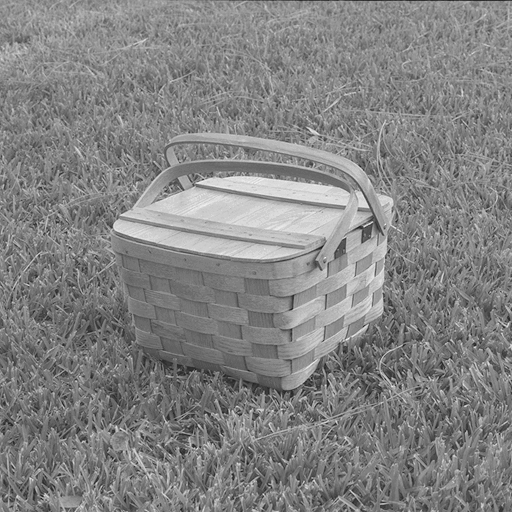
%> input picture images/basket.pgm, 512 x 512 px
$ octave --eval "result = preprocessingOnly(imread('images/basket.pgm'));"   (GNU Octave 9; MATLAB toolbox functions it lacks are replaced by stand-ins)
%> lines starting %> are read from the running program, lines starting %| are printed output that depends on the picture
### gaborFilter.m

function gaborFilter = gaborFilter(orr, phase)
        %TO CHANGE setup gabor settings
%sigma1 = 1.5;%p54 this is for coarse scale, =1.5 for fine scale
aspectratio = 1; %paper p51
bandwidth = 2.2; %sigma/lambda = 0.56 from paper p51
orientation = [pi, 1/12*pi, 2/12*pi, 3/12*pi, 4/12*pi, 5/12*pi, 6/12*pi, 7/12*pi, 8/12*pi, 9/12*pi, 10/12*pi, 11/12*pi]; %Number of Orientations used in paper = 12 from p53
wavelength = bandwidth / 0.35; %p51
phaseOffset = [0, pi/2];

            if(strcmp(phase,'even'))
                gaborFilter = gabor_fn(bandwidth, aspectratio, 0, wavelength, orientation(orr));
            elseif(strcmp(phase,'odd'))
                gaborFilter = gabor_fn(bandwidth, aspectratio, pi/2, wavelength, orientation(orr));
            else
                disp('not a valid argument');
            end
end

### gabor_fn.m
%gaborfilter from https://en.wikipedia.org/wiki/Gabor_filter
function gb=gabor_fn(sigma,gamma,psi,lambda,theta)
% [5 lines of commented-out code are left out]

sigma_x = sigma;
sigma_y = sigma/gamma;

% Bounding box
nstds = 3;
xmax = max(abs(nstds*sigma_x*cos(theta)),abs(nstds*sigma_y*sin(theta)));
xmax = 1.5 * ceil(max(1,xmax));
ymax = max(abs(nstds*sigma_x*sin(theta)),abs(nstds*sigma_y*cos(theta)));
ymax = 1.5 * ceil(max(1,ymax));
xmin = -xmax; ymin = -ymax;
[x,y] = meshgrid(xmin:xmax,ymin:ymax);

% Rotation
x_theta=x*cos(theta)+y*sin(theta);
y_theta=-x*sin(theta)+y*cos(theta);

% [6 lines of commented-out code are left out]

gb = exp(-.5*(x_theta.^2/sigma_x^2+y_theta.^2/sigma_y^2)).*cos(2*pi/lambda*x_theta + psi);
end

### preprocessingOnly.m
function Iout = preprocessingOnly(I)

% Resize the image as required for the CNN.
I = imresize(I, [32 32]);
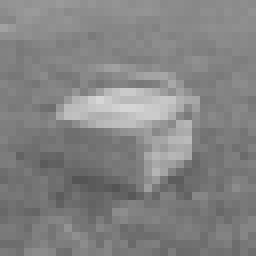
%> I: size 32x32 uint8 (shown 8 times larger); min 84, max 214, mean 131.3
asd
%> (this line was passed over: asd is not available in this run)
%initialize energymaps
actMaps = zeros(32);
actMaps(:,:,12) = zeros(32);

%TO CHANGE run gabor filtering even/odd per orientation

for orr = 1:12 %all the orientations
  outMagEven = conv2(I, gaborFilter(orr, 'even'), 'same');
  outMagOdd = conv2(I, gaborFilter(orr, 'odd'), 'same');

  energyMap = sqrt(outMagOdd.^2 + outMagEven.^2);
  disp(size(energyMap));
  actMaps(:,:,orr) = energyMap;
end
%> this loop made 12 passes
%> pass 1, in preprocessingOnly, `outMagEven = conv2(I, gaborFilter(orr, 'even'), 'same');`:
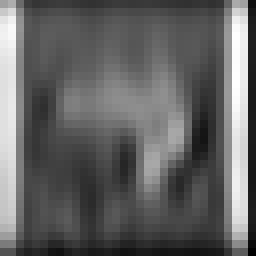
%> outMagEven: size 32x32 double (shown 8 times larger); min 85.55, max 867.7, mean 389.8; drawn with min black and max white
%> pass 1, in preprocessingOnly, `outMagOdd = conv2(I, gaborFilter(orr, 'odd'), 'same');`:
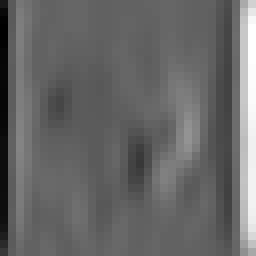
%> outMagOdd: size 32x32 double (shown 8 times larger); min -630.1, max 988.7, mean 26.8; drawn with min black and max white
%> pass 1, in preprocessingOnly, `energyMap = sqrt(outMagOdd.^2 + outMagEven.^2);`:
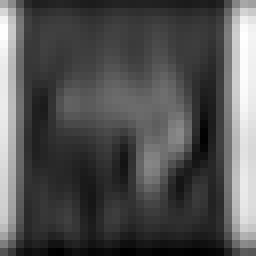
%> energyMap: size 32x32 double (shown 8 times larger); min 140.7, max 1041.5, mean 432; drawn with min black and max white
%> pass 2, in preprocessingOnly, `outMagEven = conv2(I, gaborFilter(orr, 'even'), 'same');`:
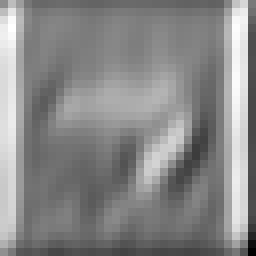
%> outMagEven: size 32x32 double (shown 8 times larger); min -108.4, max 816.7, mean 385.2; drawn with min black and max white

%disp(actMaps);
disp(size(actMaps));
%|    32   32   12
Iout = actMaps;

end

$ run again, on images/bear.pgm
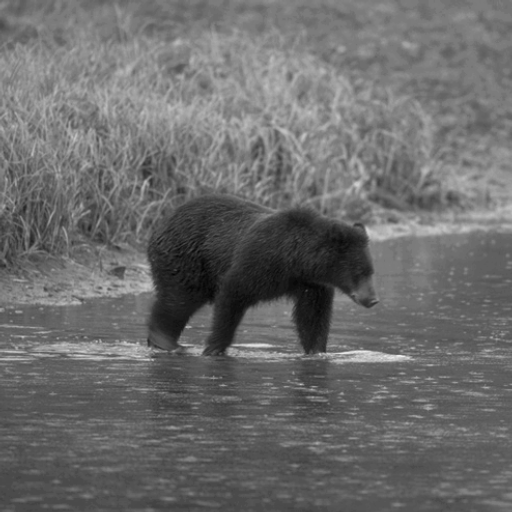
%> input picture images/bear.pgm, 512 x 512 px
%> the loop in preprocessingOnly, `for orr = 1:12` made 12 passes
%> pass 1, in preprocessingOnly, `energyMap = sqrt(outMagOdd.^2 + outMagEven.^2);`:
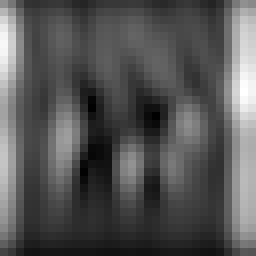
%> energyMap: size 32x32 double (shown 8 times larger); min 29.33, max 1080.5, mean 380.8; drawn with min black and max white
%> pass 2, in preprocessingOnly, `outMagEven = conv2(I, gaborFilter(orr, 'even'), 'same');`:
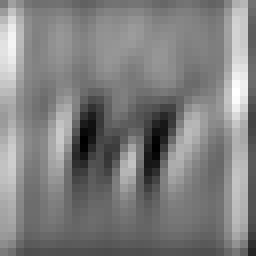
%> outMagEven: size 32x32 double (shown 8 times larger); min -226.2, max 865.5, mean 318; drawn with min black and max white
%|    32   32   12
